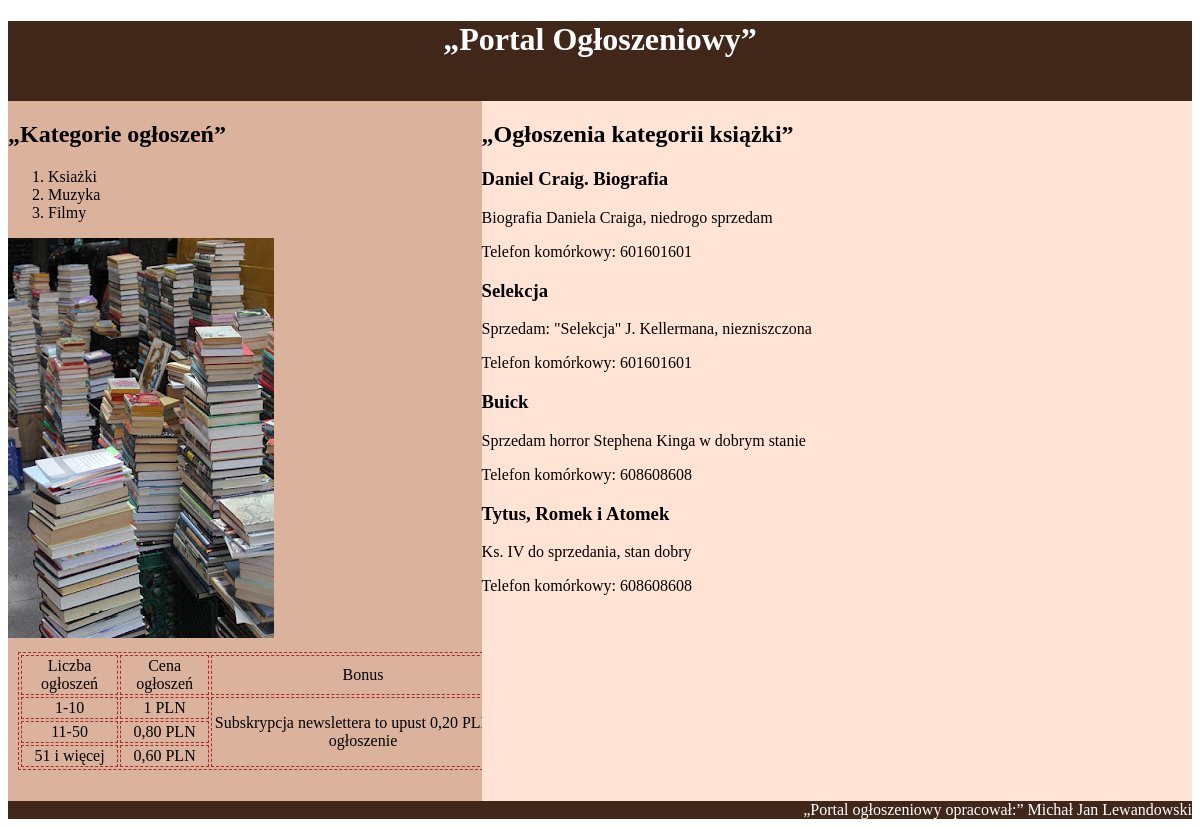
The page /26.10.2021/ogloszenia.php on the database its author committed.
### tables this page shows
CREATE TABLE `ogloszenie` (
  `id` int(10) UNSIGNED NOT NULL,
  `uzytkownik_id` int(10) UNSIGNED NOT NULL,
  `kategoria` int(10) UNSIGNED DEFAULT NULL,
  `podkategoria` int(10) UNSIGNED DEFAULT NULL,
  `tytul` text,
  `tresc` text
);

CREATE TABLE `uzytkownik` (
  `id` int(10) UNSIGNED NOT NULL,
  `imie` text DEFAULT NULL,
  `nazwisko` text DEFAULT NULL,
  `telefon` text DEFAULT NULL,
  `email` text DEFAULT NULL
);

### 26.10.2021/ogloszenia.php (the view, shortened to what this page needs)
<!DOCTYPE html>
<html>
<head>
    </head>
    <body>
    <div id="baner"><h1>„Portal Ogłoszeniowy”</h1></div>
    <div id="lewy"><h2>„Kategorie ogłoszeń”</h2>
        <ol>
            <li>Ksiażki</li>
            <li>Muzyka</li>
            <li>Filmy</li>
        </ol>
        <img src="ksiazki.jpg" alt="„Kupię / sprzedam książkę”">
        <table>
        <tr>
            <td>Liczba ogłoszeń</td>
            <td>Cena ogłoszeń</td>
            <td>Bonus</td>
            </tr>
        <tr>
            <td>1-10</td>
            <td>1 PLN</td>
            <td rowspan="3">Subskrypcja newslettera to upust 0,20 PLN na ogłoszenie</td>
            </tr>
        <tr>
            <td>11-50</td>
            <td>0,80 PLN</td>
            </tr>
        <tr>
            <td>51 i więcej</td>
            <td>0,60 PLN</td>
            </tr>
        </table>
        </div>
    <div id="prawy"><h2>„Ogłoszenia kategorii książki”</h2>
        <?php
        $con = mysqli_connect('localhost','root','','ogloszenia');
        $zapytanie1='SELECT id, tytul, tresc FROM ogloszenie WHERE ogloszenie.kategoria=1';
        $wynik = mysqli_query($con,$zapytanie1);
        $zapytanie2 = 'SELECT telefon FROM uzytkownik, ogloszenie WHERE uzytkownik.id=ogloszenie.uzytkownik_id';
        $wynik2 = mysqli_query($con, $zapytanie2);
        while ($wiersz = mysqli_fetch_row($wynik))
        {
            $wiersz1=mysqli_fetch_row($wynik2);
            echo "<h3>".$wiersz[id]." ".$wiersz[1]."</h3>";
            echo "<p>".$wiersz[2]."</p>";
            echo "<p>Telefon komórkowy: ".$wiersz1[0]."</p>";
        }
        ?>
        </div>
    <footer id="stopka">„Portal ogłoszeniowy opracował:” Michał Jan Lewandowski</footer>
    </body>
</html>

### 26.10.2021/styl1.css (style rules this page uses)
#baner { background-color: #40271A; color: white; font-family: Tahoma; text-align: center; height: 80px; }
#lewy { background-color: #DBB29C; width: 40%; height: 700px; float: left; }
#prawy { background-color: #FFE3D4; width: 60%; height: 700px; float: left; }
#stopka { background-color: #40271A; color: white; text-align: right; }
table { border: 1px; border-style: dashed; border-color: brown; width: 500px; text-align: center; margin: 10px; }
td { border: 1px; border-style: dashed; border-color: brown; }

### rows shown on the page
ogloszenie: tytul "Daniel Craig. Biografia", tresc "Biografia Daniela Craiga, niedrogo sprzedam", uzytkownik.telefon "601601601"
ogloszenie: tytul "Selekcja", tresc "Sprzedam: \"Selekcja\" J. Kellermana, niezniszczona", uzytkownik.telefon "601601601"
ogloszenie: tytul "Buick", tresc "Sprzedam horror Stephena Kinga w dobrym stanie", uzytkownik.telefon "608608608"
ogloszenie: tytul "Tytus, Romek i Atomek", tresc "Ks. IV do sprzedania, stan dobry", uzytkownik.telefon "608608608"
